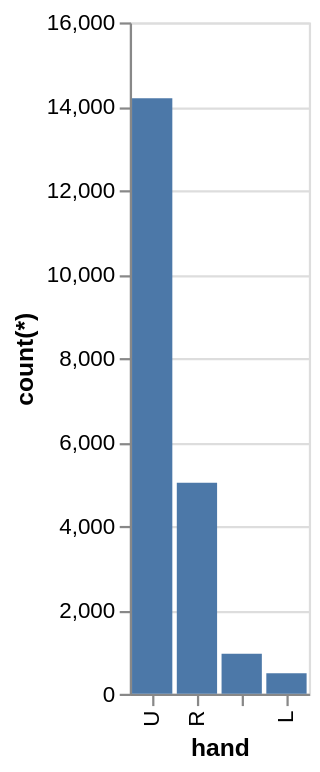

Here is the Vega-Lite specification saved for this chart:
### Vega-Lite specification from a JSON file in a GitHub repository (floating-point values rounded to 4 significant figures)
{"data": {"values": [{"x_data": "U", "y_data": 14193}, {"x_data": "R", "y_data": 5028}, {"x_data": "", "y_data": 954}, {"x_data": "L", "y_data": 487}]}, "mark": "bar", "encoding": {"x": {"field": "x_data", "type": "nominal", "title": "hand", "sort": {"op": "sum", "field": "y_data", "order": "descending"}}, "y": {"field": "y_data", "type": "quantitative", "title": "count(*)"}}}
